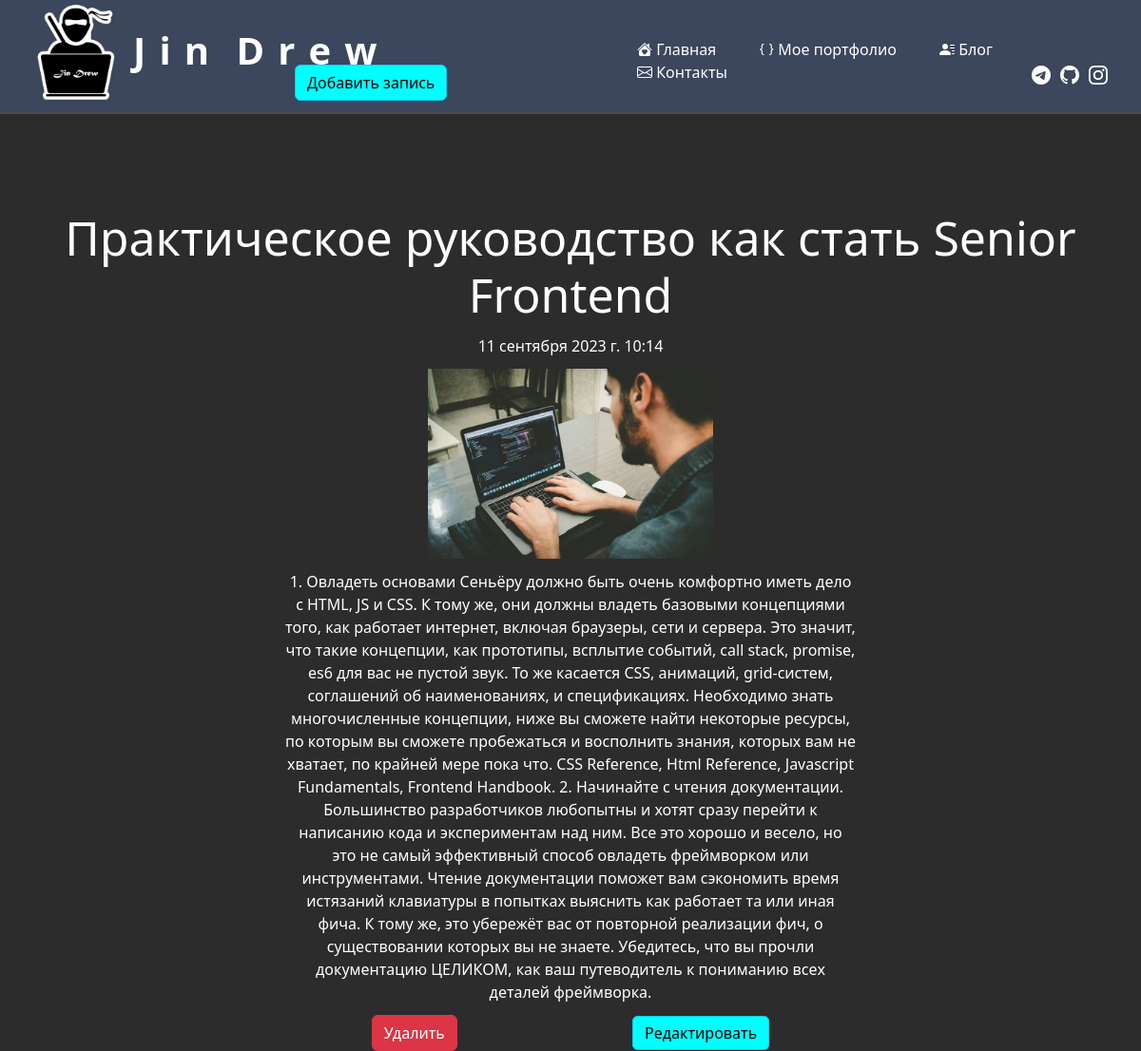
/news/5, run on the app's committed database.
### news/models.py (models this page shows, shortened)
class Articles(models.Model):
    title = models.CharField('Название', max_length=50)
    anons = models.CharField('Анонс', max_length=250)
    full_text = models.TextField('Статья')
    date = models.DateTimeField('Дата публикации')
    image = models.ImageField(default='news/image/no_image.jpg', upload_to='news/image/', blank=True)
    class Meta:
        verbose_name = 'Новость'
        verbose_name_plural = 'Новости'

### news/views.py (the view)
# urls.py: path('<int:pk>', views.NewsDetailView.as_view(), name='news-detail'),
class NewsDetailView(DetailView):
    model = Articles
    template_name = 'news/details_view.html'
    context_object_name = 'article'

### news/templates/news/details_view.html (shortened to what this page needs)
{% extends 'main/layout.html' %}
{% load static %}
{% block content %}
<div class="news_detail">
    <h1>{{ article.title }}</h1>
    <p>{{ article.date }}</p>
    {% if article.image %}
    <img src="{{ article.image.url }}" width="300px">
    {% else %}
    <p><img src="media/news/image/no_image.jpg" width="200px"></p>
    {% endif %}
    <p>{{ article.full_text }}</p>
    <a href="{% url 'news-delete' article.id %}" class="btn btn-danger">Удалить</a>
    <a href="{% url 'news-update' article.id %}" class="btn btn-info">Редактировать</a>
</div>
{% endblock %}

### main/static/main/css/main.css (style rules this page uses)
body { background: #2c2c2c; }
a { text-decoration: none; Font-style: normal; }
p { Font-style: normal; }
.btn-info { margin-left: 180px; margin-top: -30px; display: inline; background: #00FFFF; }
main .news_detail { float: none; color: #fff; margin-top: 100px; text-align: center; width: 100%; Font-style: normal; }
main .news_detail h1 { font-size: 50px; }
main .news_detail p { max-width: 50%; margin: 1% auto; }

### data on the page
Articles: title "Практическое руководство как стать Senior Frontend", date "11 сентября 2023 г. 10:14", image (picture), full_text "1. Овладеть основами Сеньёру должно быть очень комфортно иметь дело с HTML, JS и CSS. К тому же, они должны владеть базовыми концепциями того, как работает интернет, включая браузеры, сети и сервера. Это значит, что такие концепции, как прототипы, всплытие событий, call stack, promise, es6 для вас не пустой звук. То же касается CSS, анимаций, grid-систем, соглашений об наименованиях, и спецификациях. Необходимо знать многочисленные концепции, ниже вы сможете найти некоторые ресурсы, по которым вы сможете пробежаться и восполнить знания, которых вам не хватает, по крайней мере пока что. CSS Reference, Html Reference, Javascript Fundamentals, Frontend Handbook. 2. Начинайте с чтения…"
